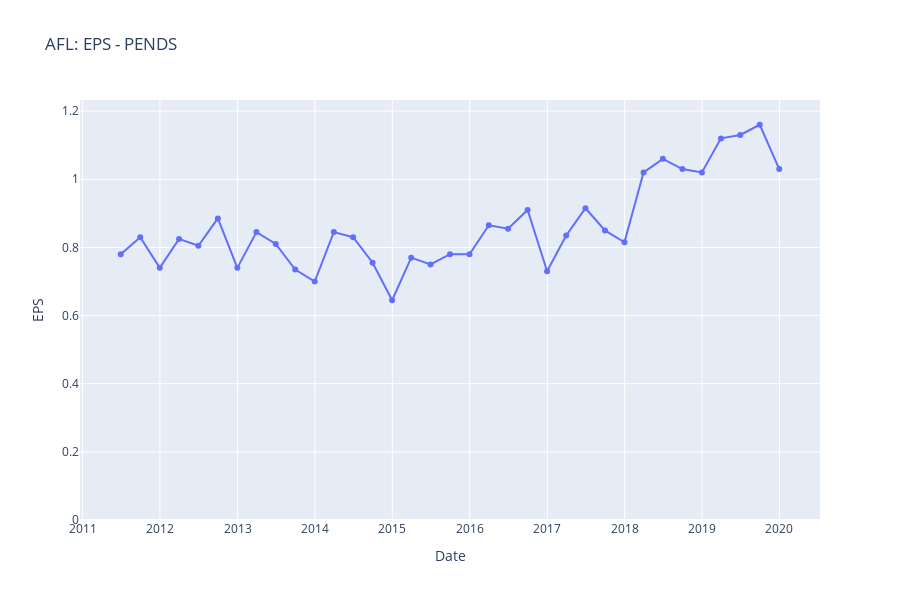

Notebook code for this chart:
### Code cell
stock_symbol = "AFL"
stock = pivoted_data[pivoted_data["OFTIC"] == stock_symbol].sort_values(by="PENDS")

stock_features_dict = {}
for column in stock.columns:
    stock_features_dict[column] = stock[column]

trace = go.Scatter(x=stock_features_dict["PENDS"], y=stock_features_dict["EPS"], mode="lines+markers", name=f"{stock_symbol}: EPS - PENDS")

layout = go.Layout(
    title = f"{stock_symbol}: EPS - PENDS",
    xaxis=dict(title='Date'),
    yaxis=dict(title='EPS', side='left', rangemode='tozero'),
    height=600,
)

fig = go.Figure(data=trace, layout=layout)
pyo.iplot(fig)

### Figure 1 — Plotly figure (JSON) as saved in the notebook; plotly's stock layout.template omitted (floating-point values rounded to 4 significant figures)
{"data": [{"mode": "lines+markers", "name": "AFL: EPS - PENDS", "type": "scatter", "x": ["2011-06-30", "2011-09-30", "2011-12-31", "2012-03-31", "2012-06-30", "2012-09-30", "2012-12-31", "2013-03-31", "2013-06-30", "2013-09-30", "2013-12-31", "2014-03-31", "2014-06-30", "2014-09-30", "2014-12-31", "2015-03-31", "2015-06-30", "2015-09-30", "2015-12-31", "2016-03-31", "2016-06-30", "2016-09-30", "2016-12-31", "2017-03-31", "2017-06-30", "2017-09-30", "2017-12-31", "2018-03-31", "2018-06-30", "2018-09-30", "2018-12-31", "2019-03-31", "2019-06-30", "2019-09-30", "2019-12-31"], "y": [0.78, 0.83, 0.74, 0.825, 0.805, 0.885, 0.74, 0.845, 0.81, 0.735, 0.7, 0.845, 0.83, 0.755, 0.645, 0.77, 0.75, 0.78, 0.78, 0.865, 0.855, 0.91, 0.73, 0.835, 0.915, 0.85, 0.815, 1.02, 1.06, 1.03, 1.02, 1.12, 1.13, 1.16, 1.03]}], "layout": {"height": 600, "title": {"text": "AFL: EPS - PENDS"}, "xaxis": {"title": {"text": "Date"}}, "yaxis": {"rangemode": "tozero", "side": "left", "title": {"text": "EPS"}}}}
